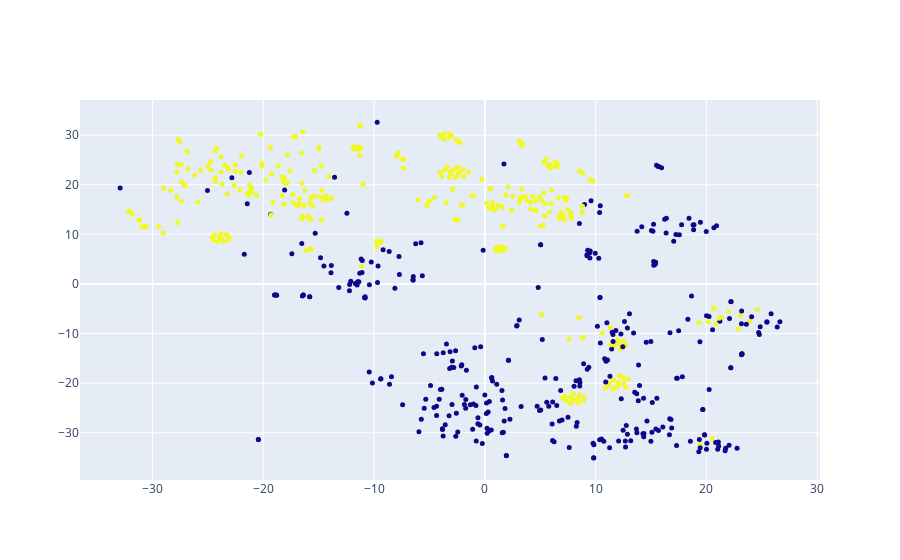

Write notebook code for a chart like this one.
### Code cell
x_vals, y_vals, labels = reduce_dimensions(model)

plot_with_plotly(x_vals, y_vals, labels)

### Figure 1 — Plotly figure (JSON) as saved in the notebook; plotly's stock layout.template omitted (floating-point values rounded to 4 significant figures; data arrays with more than 128 entries replaced by an {"elided": "..."} marker saying what was removed)
{"data": [{"marker": {"color": {"elided": "666 int values"}, "size": 5}, "mode": "markers", "text": {"elided": "666 int values"}, "type": "scatter", "x": {"elided": "666 float values"}, "y": {"elided": "666 float values"}}], "layout": {}}
